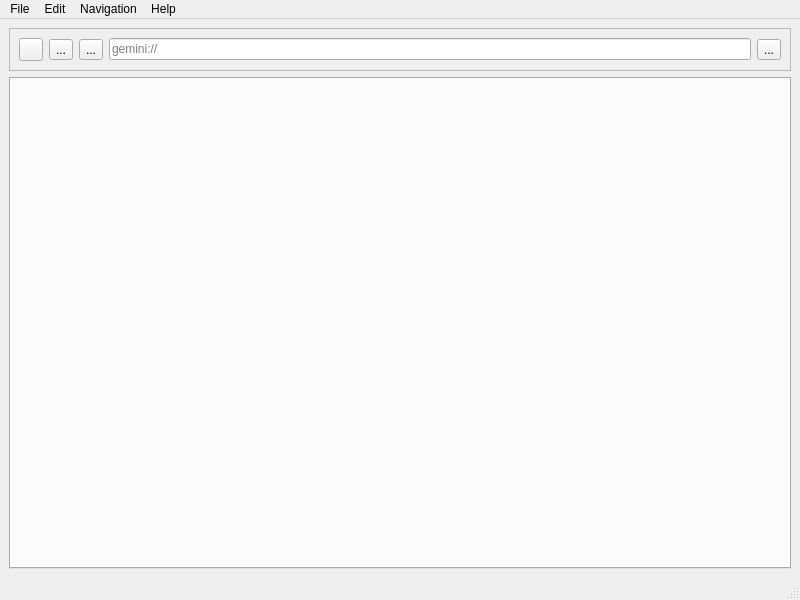
<?xml version="1.0" encoding="UTF-8"?>
<ui version="4.0">
 <class>GemBrowser</class>
 <widget class="QMainWindow" name="GemBrowser">
  <property name="geometry">
   <rect>
    <x>0</x>
    <y>0</y>
    <width>800</width>
    <height>600</height>
   </rect>
  </property>
  <property name="windowTitle">
   <string>GemBrowser</string>
  </property>
  <widget class="QWidget" name="centralwidget">
   <layout class="QGridLayout" name="gridLayout">
    <item row="0" column="0">
     <widget class="QFrame" name="frame">
      <property name="frameShape">
       <enum>QFrame::StyledPanel</enum>
      </property>
      <property name="frameShadow">
       <enum>QFrame::Raised</enum>
      </property>
      <layout class="QHBoxLayout" name="horizontalLayout">
       <item>
        <widget class="QToolButton" name="homeBtn">
         <property name="text">
          <string/>
         </property>
         <property name="icon">
          <iconset theme="go-home"/>
         </property>
        </widget>
       </item>
       <item>
        <widget class="QToolButton" name="BackBtn">
         <property name="text">
          <string>...</string>
         </property>
         <property name="icon">
          <iconset theme="go-previous"/>
         </property>
        </widget>
       </item>
       <item>
        <widget class="QToolButton" name="forwardBtn">
         <property name="text">
          <string>...</string>
         </property>
         <property name="icon">
          <iconset theme="go-next"/>
         </property>
        </widget>
       </item>
       <item>
        <widget class="QLineEdit" name="address">
         <property name="minimumSize">
          <size>
           <width>581</width>
           <height>0</height>
          </size>
         </property>
         <property name="placeholderText">
          <string>gemini://</string>
         </property>
        </widget>
       </item>
       <item>
        <widget class="QToolButton" name="stopBtn">
         <property name="text">
          <string>...</string>
         </property>
         <property name="icon">
          <iconset theme="process-stop"/>
         </property>
        </widget>
       </item>
      </layout>
     </widget>
    </item>
    <item row="1" column="0">
     <widget class="QTabWidget" name="content">
      <property name="currentIndex">
       <number>-1</number>
      </property>
      <property name="usesScrollButtons">
       <bool>true</bool>
      </property>
      <property name="tabsClosable">
       <bool>true</bool>
      </property>
      <property name="movable">
       <bool>true</bool>
      </property>
     </widget>
    </item>
   </layout>
  </widget>
  <widget class="QMenuBar" name="menubar">
   <property name="geometry">
    <rect>
     <x>0</x>
     <y>0</y>
     <width>800</width>
     <height>37</height>
    </rect>
   </property>
   <widget class="QMenu" name="menuFile">
    <property name="title">
     <string>File</string>
    </property>
    <addaction name="actionPreferences"/>
    <addaction name="separator"/>
    <addaction name="actionPrint"/>
    <addaction name="separator"/>
    <addaction name="actionQuit"/>
   </widget>
   <widget class="QMenu" name="menuEdit">
    <property name="title">
     <string>Edit</string>
    </property>
    <addaction name="actionCut"/>
    <addaction name="actionCopy"/>
    <addaction name="actionPaste"/>
    <addaction name="actionDelete"/>
    <addaction name="separator"/>
    <addaction name="actionSelect_all"/>
   </widget>
   <widget class="QMenu" name="menuNavigation">
    <property name="title">
     <string>Navigation</string>
    </property>
    <addaction name="actionGo_to"/>
    <addaction name="actionBack"/>
    <addaction name="actionForward"/>
    <addaction name="separator"/>
    <addaction name="actionHome"/>
    <addaction name="separator"/>
   </widget>
   <widget class="QMenu" name="menuHelp">
    <property name="title">
     <string>Help</string>
    </property>
    <addaction name="actionIndex"/>
    <addaction name="actionContents"/>
    <addaction name="separator"/>
    <addaction name="actionAbout"/>
   </widget>
   <addaction name="menuFile"/>
   <addaction name="menuEdit"/>
   <addaction name="menuNavigation"/>
   <addaction name="menuHelp"/>
  </widget>
  <widget class="QStatusBar" name="statusbar"/>
  <action name="actionPreferences">
   <property name="icon">
    <iconset theme="preferences-desktop"/>
   </property>
   <property name="text">
    <string>Preferences</string>
   </property>
  </action>
  <action name="actionPrint">
   <property name="icon">
    <iconset theme="printer"/>
   </property>
   <property name="text">
    <string>Print</string>
   </property>
  </action>
  <action name="actionQuit">
   <property name="icon">
    <iconset theme="system-shutdown"/>
   </property>
   <property name="text">
    <string>Quit</string>
   </property>
  </action>
  <action name="actionCut">
   <property name="icon">
    <iconset theme="edit-cut"/>
   </property>
   <property name="text">
    <string>Cut</string>
   </property>
  </action>
  <action name="actionCopy">
   <property name="icon">
    <iconset theme="edit-copy"/>
   </property>
   <property name="text">
    <string>Copy</string>
   </property>
  </action>
  <action name="actionPaste">
   <property name="icon">
    <iconset theme="edit-paste"/>
   </property>
   <property name="text">
    <string>Paste</string>
   </property>
  </action>
  <action name="actionDelete">
   <property name="icon">
    <iconset theme="edit-delete"/>
   </property>
   <property name="text">
    <string>Delete</string>
   </property>
  </action>
  <action name="actionSelect_all">
   <property name="icon">
    <iconset theme="edit-select-all"/>
   </property>
   <property name="text">
    <string>Select all</string>
   </property>
  </action>
  <action name="actionGo_to">
   <property name="icon">
    <iconset theme="mail-forward"/>
   </property>
   <property name="text">
    <string>Go to...</string>
   </property>
  </action>
  <action name="actionBack">
   <property name="icon">
    <iconset theme="go-previous"/>
   </property>
   <property name="text">
    <string>Back</string>
   </property>
  </action>
  <action name="actionForward">
   <property name="icon">
    <iconset theme="go-next"/>
   </property>
   <property name="text">
    <string>Forward</string>
   </property>
  </action>
  <action name="actionHome">
   <property name="icon">
    <iconset theme="go-home"/>
   </property>
   <property name="text">
    <string>Home</string>
   </property>
  </action>
  <action name="actionIndex">
   <property name="icon">
    <iconset theme="help-faq"/>
   </property>
   <property name="text">
    <string>Index</string>
   </property>
  </action>
  <action name="actionContents">
   <property name="icon">
    <iconset theme="help-contents"/>
   </property>
   <property name="text">
    <string>Contents</string>
   </property>
  </action>
  <action name="actionAbout">
   <property name="icon">
    <iconset theme="help-about"/>
   </property>
   <property name="text">
    <string>About...</string>
   </property>
  </action>
 </widget>
 <resources/>
 <connections/>
</ui>
